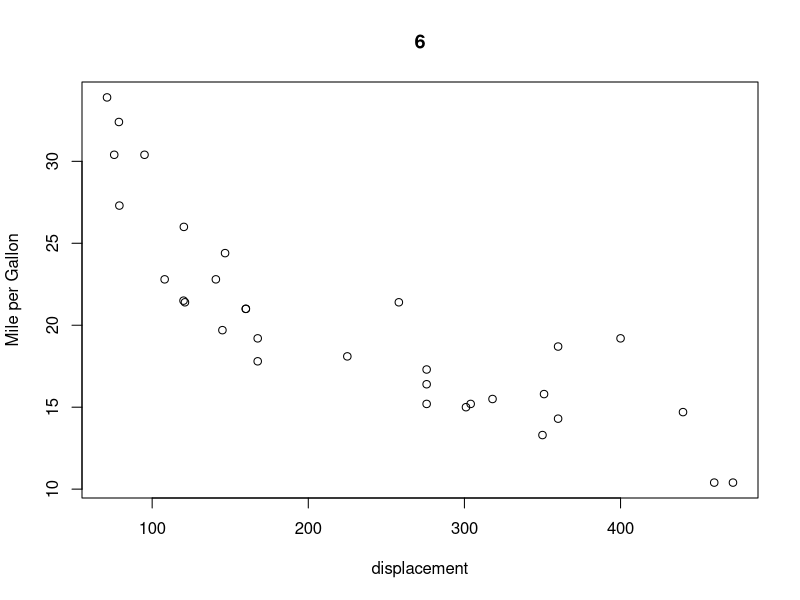
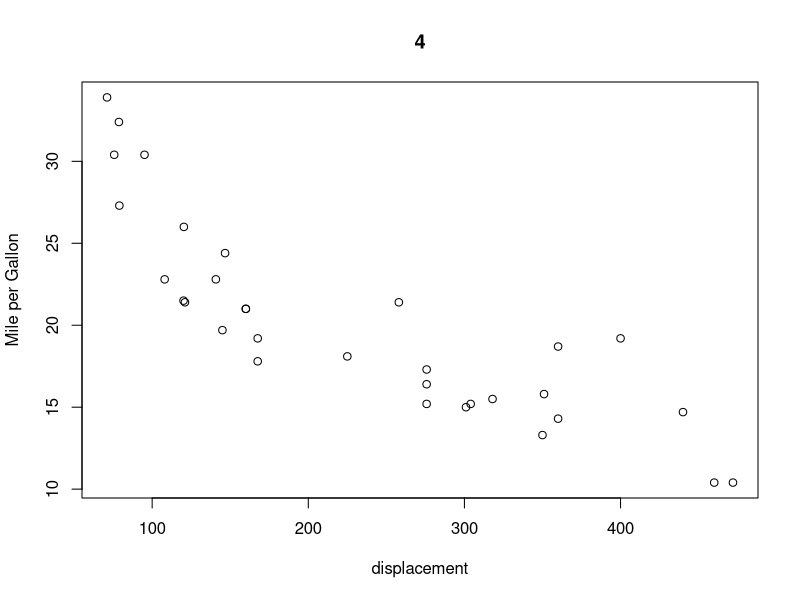
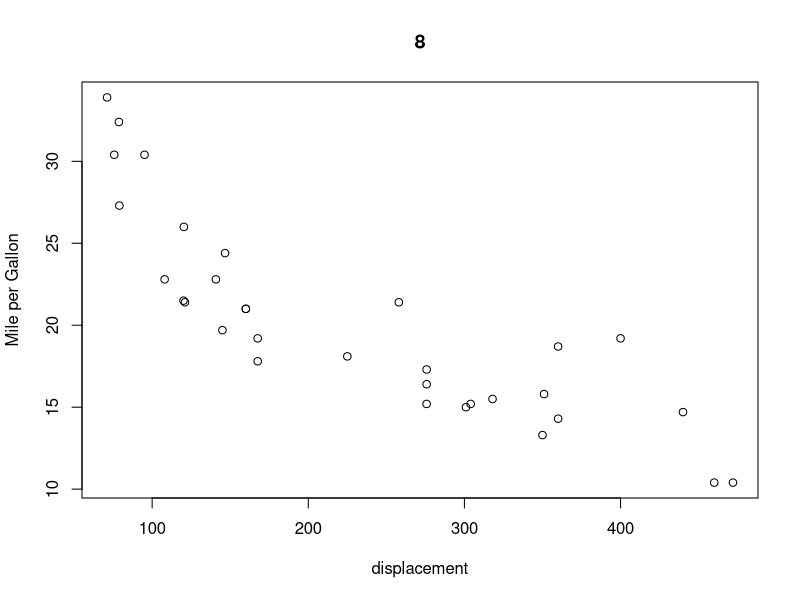

Write the R code that produced these figures, in order.
All.cyl <- unique(mtcars$cyl)
for(i in 1:length(All.cyl)){
  cyl.i <- All.cyl[i]
  cars.i <- mtcars[mtcars$cyl == cyl.i,]
  Filename <- paste(cyl.i, ".jpg", sep = "")
  jpeg(Filename)
  plot(mtcars$disp, mtcars$mpg,
       xlab = "displacement",
       ylab = "Mile per Gallon",
       main = cyl.i)
  dev.off()
}
